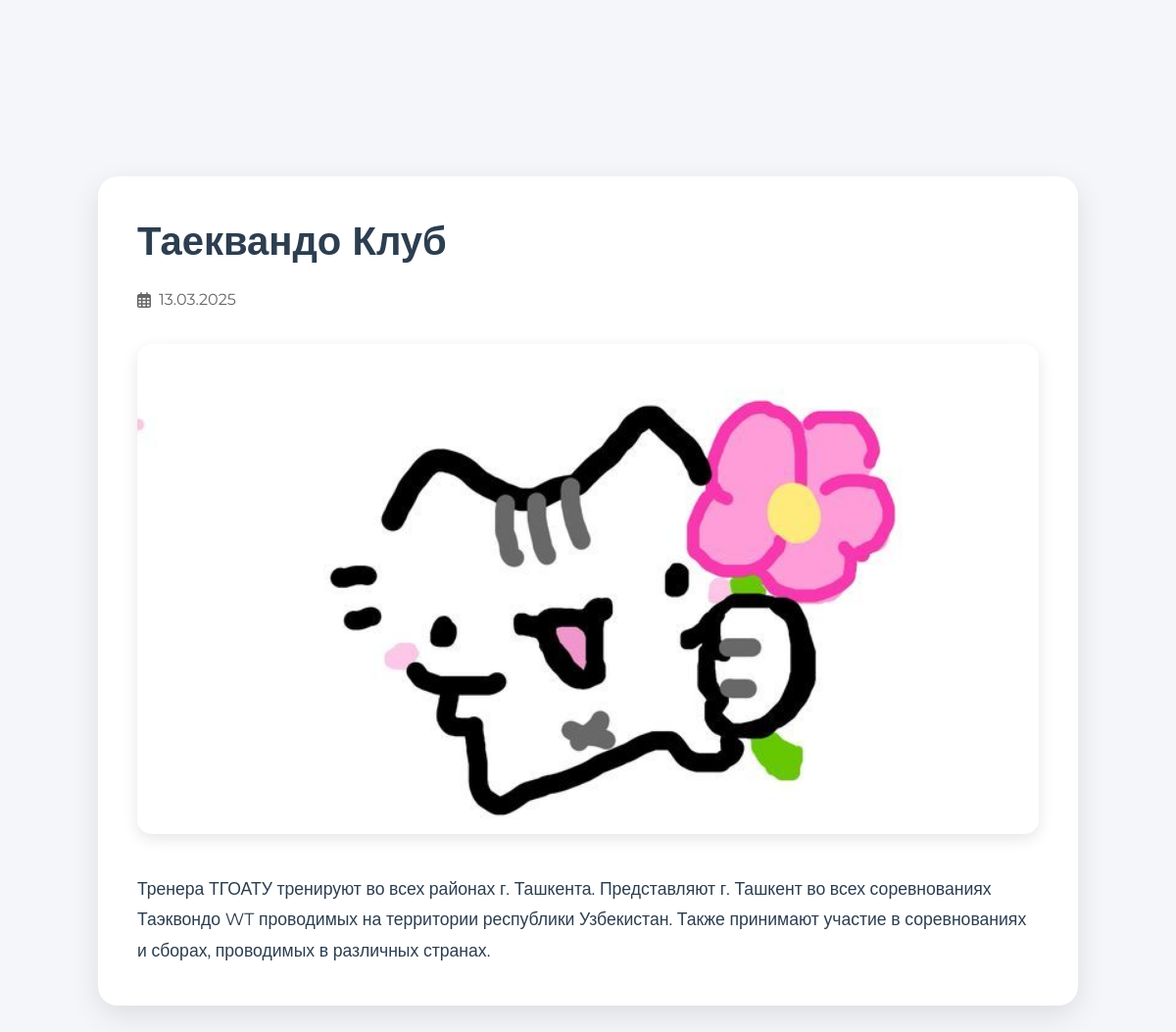
Page /clubesartic.php?id=2 on the committed database.
### tables this page shows
CREATE TABLE `clubes` (
  `id` int NOT NULL,
  `title` varchar(255) NOT NULL,
  `short_description` text NOT NULL,
  `content` text NOT NULL,
  `image_url` varchar(255) DEFAULT NULL,
  `published_date` timestamp NULL DEFAULT CURRENT_TIMESTAMP,
  `author` varchar(100) DEFAULT NULL
);

### clubesartic.php (the view, shortened to what this page needs)
<?php
    $host = 'localhost';
    $db = 'school_news';
    $user = 'root';
    $pass = '';
    $conn = new PDO("mysql:host=$host;dbname=$db;charset=utf8", $user, $pass);
    if (isset($_GET['id'])) {
        $articleId = intval($_GET['id']);
        $stmt = $conn->prepare("SELECT * FROM clubes WHERE id = :id");
        $stmt->bindParam(':id', $articleId, PDO::PARAM_INT);
        $stmt->execute();
        $article = $stmt->fetch(PDO::FETCH_ASSOC);
    } else {
        echo "<p>Некорректный запрос.</p>";
        exit;
    }
    ?>
    <!DOCTYPE html>
    <html lang="ru">
    <head>
        <link href="https://cdnjs.cloudflare.com/ajax/libs/font-awesome/6.0.0/css/all.min.css" rel="stylesheet">
    </head>
    <body>
        <div class="container">
            <h1 class="article-title"><?php echo htmlspecialchars($article['title']); ?></h1>
            <p class="article-date">
                <i class="far fa-calendar-alt"></i>
                <?php echo date("d.m.Y", strtotime($article['published_date'])); ?>
            </p>
            <?php if ($article['image_url']): ?>
                <img src="<?php echo htmlspecialchars($article['image_url']); ?>" alt="Изображение статьи" class="article-image">
            <?php endif; ?>
            <div class="article-content">
                <?php echo nl2br(htmlspecialchars($article['content'])); ?>
            </div>
        </div>
    </body>
    </html>

### clubesartic.php (style rules this page uses)
:root { --primary-color: #2C3E50; --secondary-color: #3498DB; --accent-color: #E74C3C; --background-color: #F5F6FA; --text-color: #2C3E50; --header-gradient: linear-gradient(135deg, #1a5f7a, #2C3E50); }
* { margin: 0; padding: 0; box-sizing: border-box; }
body { font-family: 'Montserrat', sans-serif; background: var(--background-color); color: var(--text-color); line-height: 1.8; }
.container { width: 90%; max-width: 1000px; margin: 180px auto 60px; background: #fff; padding: 40px; border-radius: 20px; box-shadow: 0 10px 30px rgba(0,0,0,0.1); }
.article-title { font-size: 2.5em; color: var(--primary-color); margin-bottom: 20px; line-height: 1.3; }
.article-date { font-size: 1em; color: #666; margin-bottom: 30px; display: flex; align-items: center; gap: 8px; }
.article-image { width: 100%; max-height: 500px; object-fit: cover; border-radius: 15px; margin-bottom: 30px; box-shadow: 0 5px 15px rgba(0,0,0,0.1); }
.article-content { font-size: 1.1em; color: var(--text-color); line-height: 1.8; word-wrap: break-word; overflow-wrap: break-word; }

### rows in the picture
clubes: title "Таеквандо Клуб", published_date "13.03.2025", image_url (picture), content "Тренера ТГОАТУ тренируют во всех районах г. Ташкента. Представляют г. Ташкент во всех соревнованиях Таэквондо WT проводимых на территории республики Узбекистан. Также принимают участие в соревнованиях и сборах, проводимых в различных странах."
